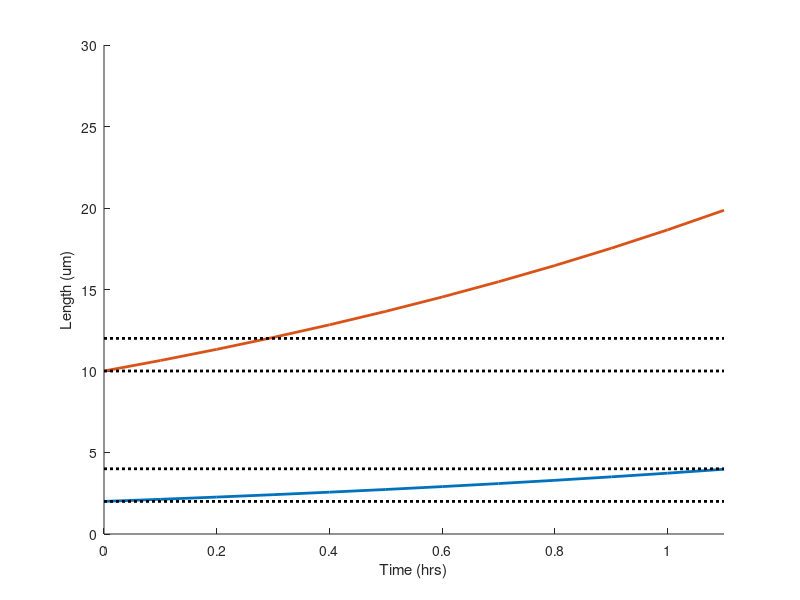

Source code (MATLAB): (Note: this script raises an error after producing the figure.)

% 
% This script simply illustrates how the adder leads to shorter division
% times; and how this is reflected on normal and log scale.
% 
% Note that indeed as pointed out by the reviewer, the area under the L
% curve should be constant for constant mu and dL.


%% Understanding simple things..

cell1L0=2;
cell2L0=10;
deltaL = 2;

t=[0:.1:1.1];

cell1L = cell1L0 .* 2 .^ (.9*t);
cell2L = cell2L0 .* 2 .^ (.9*t);

treshold1 = cell1L0 + deltaL;
treshold2 = cell2L0 + deltaL;

figure; clf; hold on;
plot(t, cell1L,'LineWidth',2)
plot(t, cell2L,'LineWidth',2)

% tresholds
plot([min(t),max(t)],[cell1L0 cell1L0],':k','LineWidth',2)
plot([min(t),max(t)],[treshold1 treshold1],':k','LineWidth',2)
plot([min(t),max(t)],[cell2L0 cell2L0],':k','LineWidth',2)
plot([min(t),max(t)],[treshold2 treshold2],':k','LineWidth',2)

xlim([0,max(t)]);
ylim([0,3*cell2L0]);

xlabel('Time (hrs)');
ylabel('Length (um)');
MW_makeplotlookbetter(20);

%%
set(gca,'yscale','log');
ylim([0.01,3*cell2L0]);










